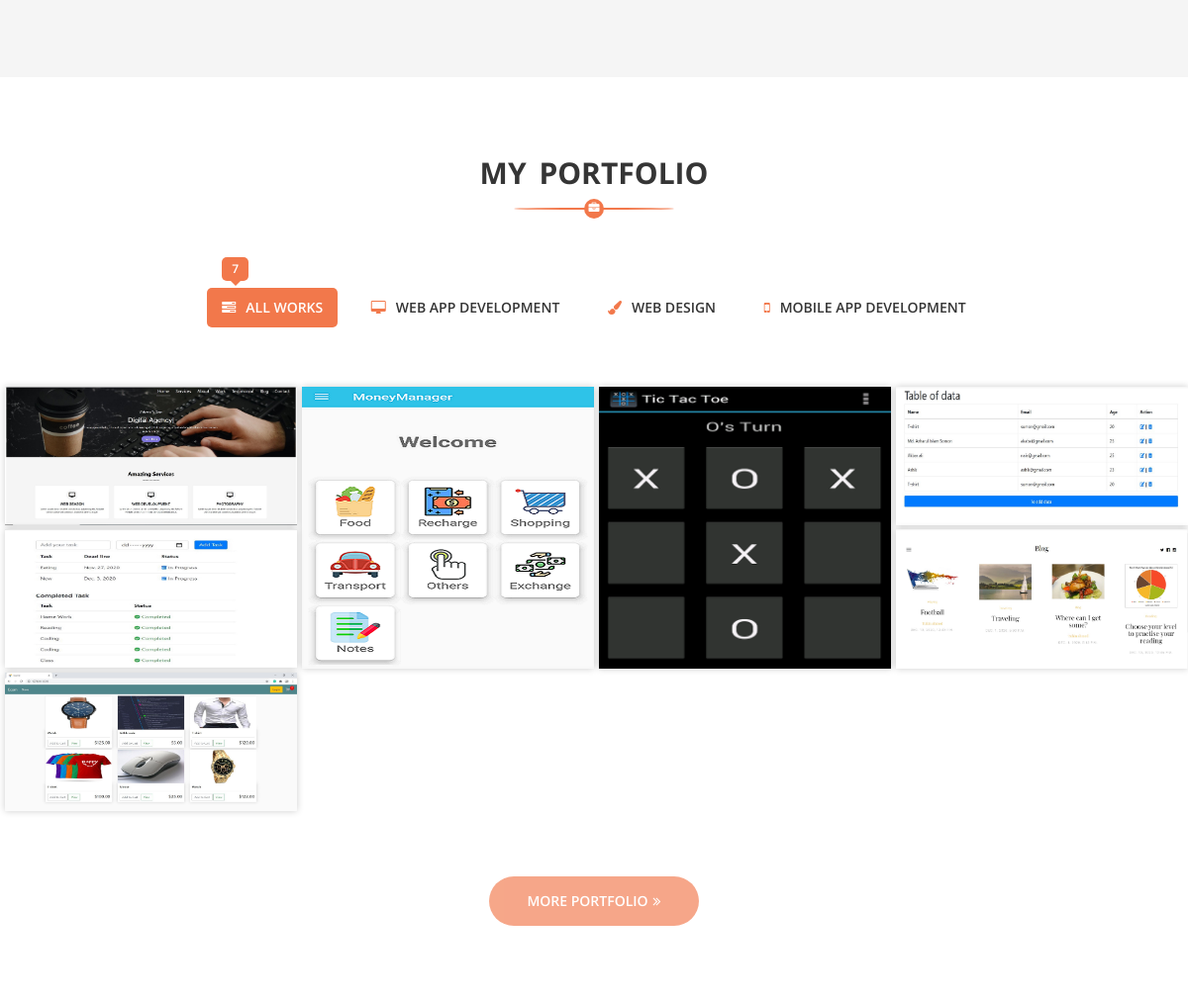
The app's page / (middle part), older data.
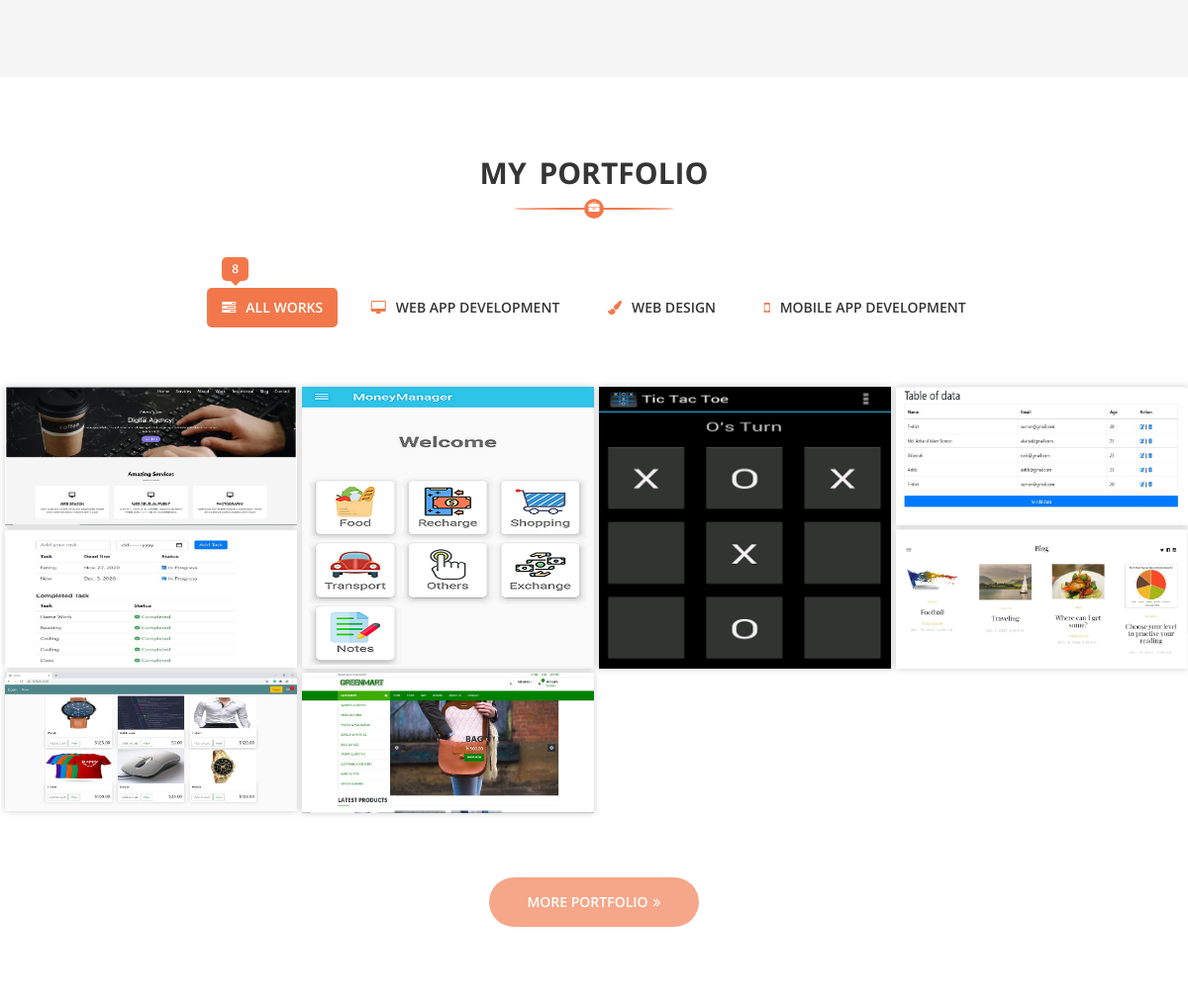
The same page, newer data.
### mainApp/models.py (models this page shows, shortened)
class Protfolio(models.Model):
    project_name = models.CharField(max_length=40)
    project_link = models.URLField(max_length=100,db_index=True, blank=True)
    project_image = models.ImageField(blank=True,upload_to='images')
    SELECT = (
        ('mobile','mobile'),
        ('development','development'),
        ('design','design'),
    )
    project_type = models.CharField(max_length=100,choices=SELECT)
    project_description = models.TextField(blank=True)

### mainApp/views.py (the view, shortened to what this page needs)
# urls.py: path('',views.home,name="index"),
def home(request):
    if request.method == 'GET':
        protfolio = Protfolio.objects.all()
        total_development = Protfolio.objects.filter(project_type="development")
        total_design = Protfolio.objects.filter(project_type="design")
        total_mobile = Protfolio.objects.filter(project_type="mobile")
        my_area = MyArea.objects.all().order_by('id')
        settings = Setting.objects.all()
        context = {
            'data':protfolio,
            "total_development":total_development,
            "total_design":total_design,
            "total_mobile":total_mobile,
            "myArea":my_area,
            "settings":settings,
        }
        return render(request,'index.html', context=context)

### mainApp/templates/index.html (shortened to what this page needs)
<!DOCTYPE html>
{% load static %}
<html class="no-js" lang="zxx">
    <head>
        <link rel="stylesheet" href="static/css/animate.min.css">
        <link rel="stylesheet" href="static/css/font-awesome.min.css">
        <link rel="stylesheet" href="static/css/jquery.fancybox.min.css">
        <link rel="stylesheet" href="static/css/slicknav.min.css">
        <link rel="stylesheet" href="static/css/animate-text.css">
		<link rel="stylesheet" href="static/css/owl.theme.default.css">
        <link rel="stylesheet" href="static/css/owl.carousel.min.css">
        <link rel="stylesheet" href="static/css/bootstrap.min.css">
        <link rel="stylesheet" href="static/css/style.css">
        <link rel="stylesheet" href="static/css/reset.css">
        <link rel="stylesheet" href="static/css/responsive.css">
		<link rel="stylesheet" href="static/css/color/color1.css">
    </head>
    <body>
		<section id="my-service" class="section">
		</section>
		<section id="portfolio" class="section">
			<div class="container-fluid">
				<div class="row">
					<div class="col-md-12 col-sm-12 col-xs-12">
						<div class="section-title">
							<h1><span>My</span> Portfolio<i class="fa fa-briefcase"></i></h1>
						</div>
					</div>
				</div>
				<div class="row">
					<div class="col-md-12 col-sm-12 col-xs-12">
						<div class="portfolio-nav">
							<ul>
								<li class="active" data-filter="*"><span>{{data|length}}</span><i class="fa fa-tasks"></i>All Works</li>
								<li data-filter=".development"><span>{{total_development|length}}</span><i class="fa fa-desktop"></i>Web App Development</li>
								<li data-filter=".design"><span>{{total_design|length}}</span><i class="fa fa-paint-brush"></i>Web Design</li>
								<li data-filter=".mobile"><span>{{total_mobile|length}}</span><i class="fa fa-mobile"></i>Mobile App Development</li>
							</ul>
						</div>
					</div>
				</div>
				<div class="portfolio-inner">
					<div class="row stylex ">
						<div class="isotop-active">
							{% for d in data %}
							<div class="mix {{d.project_type}} col-md-3 col-sm-6 col-xs-12 col-fix ">
								<div class="portfolio-single ">
									<div class="portfolio-head">
										<img src="{{ d.project_image.url}}" alt=""/>
									</div>
								</div>
							</div>
							{% endfor %}
						</div>
					</div>
				</div>
				<div class="row">
					<div class="button">
						<a href="#" class="btn disabled" >More Portfolio<i class="fa fa-angle-double-right"></i></a>
					</div>
				</div>
			</div>
		</section>
    </body>
</html>

### mainApp/static/css/style.css (style rules this page uses)
#my-service { background: #F5F5F5; }
#portfolio { background: #fff; overflow: hidden; }
#portfolio .container-fluid { padding:0; }
#portfolio .row.stylex { margin: 0; }
#portfolio .col-fix { padding:0; }
#portfolio .portfolio-nav { text-align: center; margin: 30px 0 60px; }
#portfolio .portfolio-nav ul li { display: inline-block; margin-right: 15px; position: relative; padding: 8px 15px; border-radius: 5px; font-size: 14px; -webkit-transition: all 0.3s ease; -moz-transition: all 0.3s ease; transition: all 0.3s ease; cursor: pointer; text-transform: capitalize; text-transform: uppercase; font-weight: 600; }
#portfolio .portfolio-nav ul li:last-child { margin:0; }
#portfolio .portfolio-nav ul li.active, #portfolio .portfolio-nav ul li:hover { color:#fff; }
#portfolio .portfolio-nav ul li span { position: absolute; top: -31px; border-radius: 5px; font-size: 13px; line-height: 20px; opacity: 0; -webkit-transition: all 0.3s ease; -moz-transition: all 0.3s ease; transition: all 0.3s ease; color: #fff; opacity: 0; visibility: hidden; padding: 2px 10px; font-size: 12px; -webkit-transform:translateY(-100%); -moz-transform:translateY(-100%); transform:translateY(-100%); }
#portfolio .portfolio-nav ul li span::before { position: absolute; left: 50%; bottom: -5px; content: ""; border-top: 5px solid; border-right: 5px solid transparent; border-left: 5px solid transparent; margin-left: -5px; }
#portfolio .portfolio-nav ul li.active span, #portfolio .portfolio-nav ul li:hover span { opacity:1; visibility:visible; transform:translateY(0%); }
#portfolio .portfolio-nav ul li i { margin-right: 10px; -webkit-transition: all 0.3s ease; -moz-transition: all 0.3s ease; transition: all 0.3s ease; }
#portfolio .portfolio-nav ul li.active i, #portfolio .portfolio-nav ul li:hover i { color:#fff; }
#portfolio .portfolio-single { position:relative; transition:all 0.3s ease; overflow:hidden; margin-left: 5px; margin-bottom: 5px; -webkit-box-shadow: 0px 0px 7px rgba(0, 0, 0, 0.20); -moz-box-shadow: 0px 0px 7px rgba(0, 0, 0, 0.20); box-shadow: 0px 0px 7px rgba(0, 0, 0, 0.20); }
#portfolio .portfolio-head { position:relative; }
#portfolio .portfolio-head::before { position: absolute; top: 0; width: 100%; height: 100%; background: rgba(5, 5, 5, 0.9); content: ""; visibility: hidden; -webkit-transition: all 0.4s ease; -moz-transition: all 0.4s ease; transition: all 0.4s ease; -webkit-transform:translateX(-100%); -moz-transform:translateX(-100%); transform:translateX(-100%); left: 0; z-index: 11; }
#portfolio .portfolio-head img { width:100%; z-index:10; }
#portfolio .button { text-align:center; }
#portfolio .button .btn { margin-top: 60px; padding: 15px 38px; border-radius: 50px; font-weight: 600; }
#portfolio .button .btn i { margin-left:5px; -webkit-transition:all 0.3s ease; -moz-transition:all 0.3s ease; transition:all 0.3s ease; }
#portfolio .portfolio-nav ul li i { color:#fff }

Row changes from the older to the newer data that the page shows:
added Protfolio: project_image (picture)
Text that changed along with them:
{{ data|length }}: "7" → "8"
